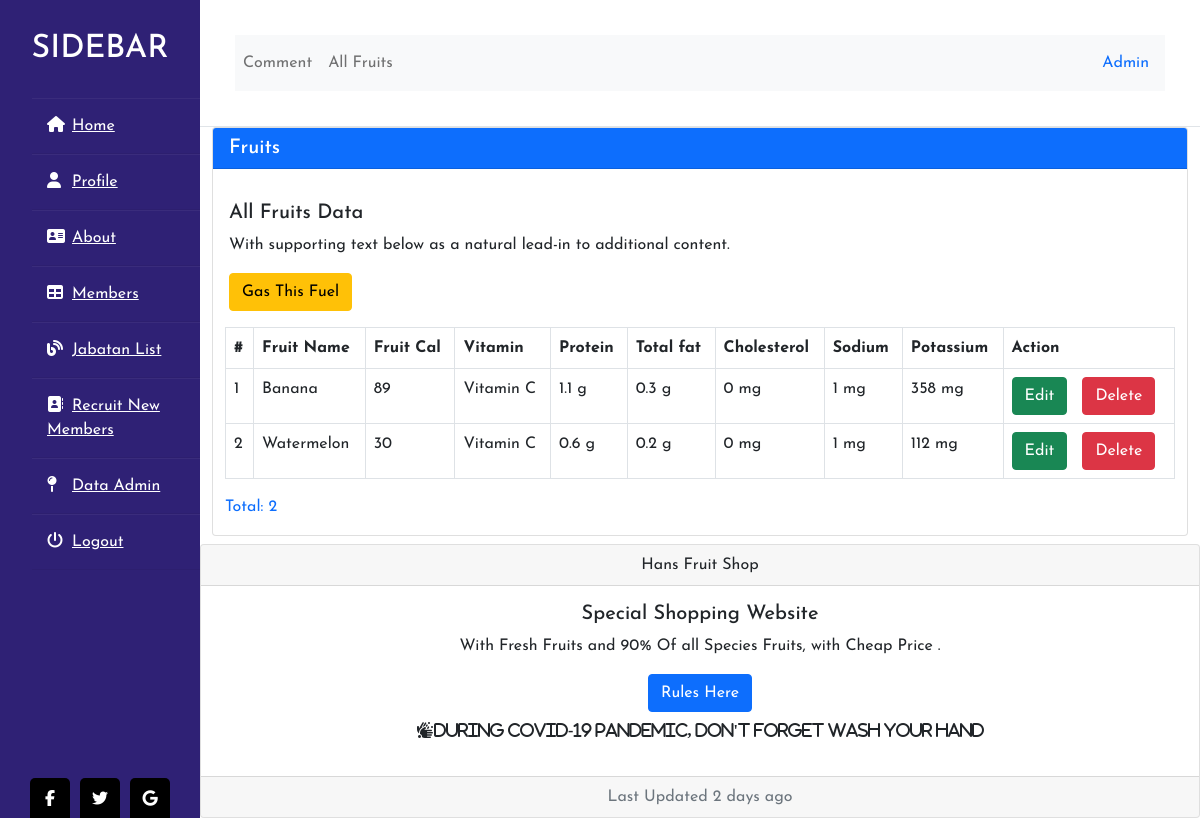
The page /index.php?page=fruits-list (signed in) on the database its author committed.
### tables this page shows
CREATE TABLE `apeshit3` (
  `numbr` int(11) NOT NULL,
  `fruit_name` varchar(300) NOT NULL,
  `fruit_calories` varchar(255) NOT NULL,
  `vitamin_fruits` enum('Vitamin A',' Vitamin B','Vitamin C','Vitamin D','Vitamin E','Vitamin K') NOT NULL,
  `Protein` varchar(100) NOT NULL,
  `Total_Fat` varchar(80) NOT NULL,
  `Cholesterol` varchar(80) NOT NULL,
  `Sodium` varchar(80) NOT NULL,
  `Potassium` varchar(80) NOT NULL
);

### admin/navbarver/allfruits.php (the view, shortened to what this page needs)
<?php
include "inc/server.php";
$sql = "SELECT * FROM `apeshit3`";
$result = $conn->query($sql);
?>
<div class="card">
  <h5 class="card-header text-white bg-primary mb-3">Fruits</h5>
  <div class="card-body">
    <h5 class="card-title">All Fruits Data</h5>
    <p class="card-text">With supporting text below as a natural lead-in to additional content.</p>
    <a href="?page=add-fruit" class="btn btn-warning">Gas This Fuel</a>
  </div>
  <div class="container">
    <table class="table table-bordered">
      <thead class="thead-dark">
        <tr>
          <?php if ($data_level == "Admin") { ?>
            <th scope="col">#</th>
            <th scope="col">Fruit Name</th>
            <th scope="col">Fruit Cal</th>
            <th scope="col">Vitamin</th>
            <th scope="col">Protein</th>
            <th scope="col">Total fat</th>
            <th scope="col">Cholesterol</th>
            <th scope="col">Sodium</th>
            <th scope="col">Potassium</th>
            <th scope="col">Action</th>
          <?php } ?>
        </tr>
      </thead>
      <tbody>
        <?php
        $no = 1;
        if ($result->num_rows > 0) {
          while ($row = $result->fetch_assoc()) {
        ?>
            <?php if ($data_level == "Admin") { ?>
              <tr>
                <td><?php echo $no++; ?></td>
                <td><?php echo $row['fruit_name'] ?></td>
                <td><?php echo $row['fruit_calories'] ?></td>
                <td><?php echo $row['vitamin_fruits'] ?></td>
                <td><?php echo $row['Protein'] ?></td>
                <td><?php echo $row['Total_Fat'] ?></td>
                <td><?php echo $row['Cholesterol'] ?></td>
                <td><?php echo $row['Sodium'] ?></td>
                <td><?php echo $row['Potassium'] ?></td>
                <td>
                  <a href="?page=update-fruit&numbr=<?php echo $row['numbr']; ?>" class="btn btn-success">Edit</a> &nbsp;
                  <a href="?page=del-fruit&numbr=<?php echo $row['numbr']; ?>" class="btn btn-danger" onclick="return confirm('Apakah anda yakin hapus data ini ?')">Delete</a>
                </td>
              </tr>
            <?php } ?>
        <?php }
        }
        ?>
      </tbody>
    </table>
    <p class="text-primary">Total: <?php echo mysqli_num_rows($result) ?></p>
  </div>
</div>

### styles.css (style rules this page uses)
* { margin: 0; padding: 0; box-sizing: border-box; list-style: none; text-decoration: none; font-family: 'Josefin Sans', sans-serif; }
body { background-color: #f3f5f9; }

### rows shown on the page
apeshit3: fruit_name "Banana", fruit_calories "89", vitamin_fruits "Vitamin C", Protein "1.1 g", Total_Fat "0.3 g", Cholesterol "0 mg", Sodium "1 mg", Potassium "358 mg"
apeshit3: fruit_name "Watermelon", fruit_calories "30", vitamin_fruits "Vitamin C", Protein "0.6 g", Total_Fat "0.2 g", Cholesterol "0 mg", Sodium "1 mg", Potassium "112 mg"

### other values the page prints
$_SESSION['ses_level'] "Admin"
mysqli_num_rows($result) "2"
